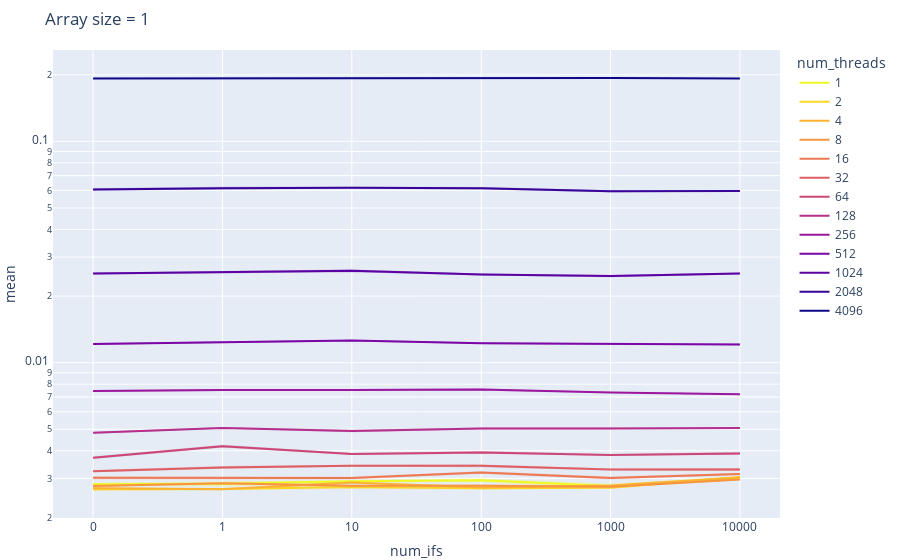
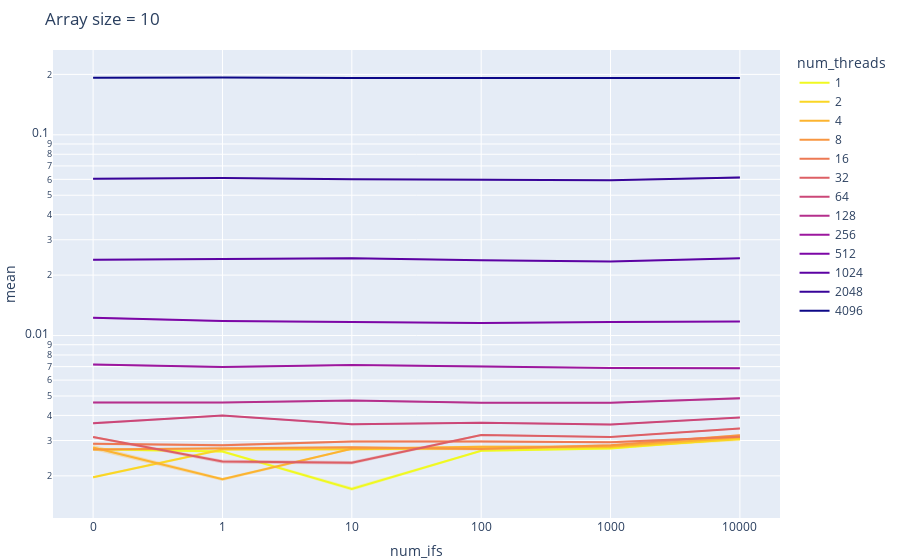
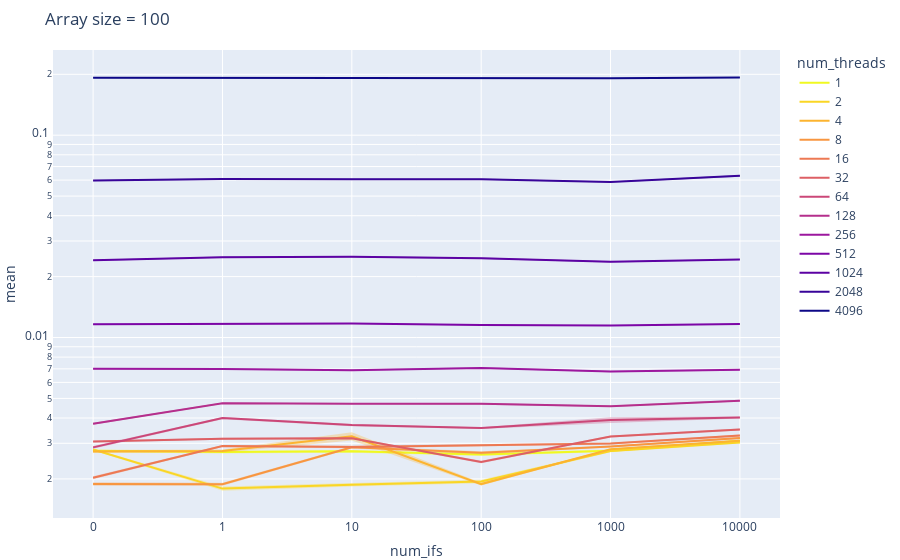
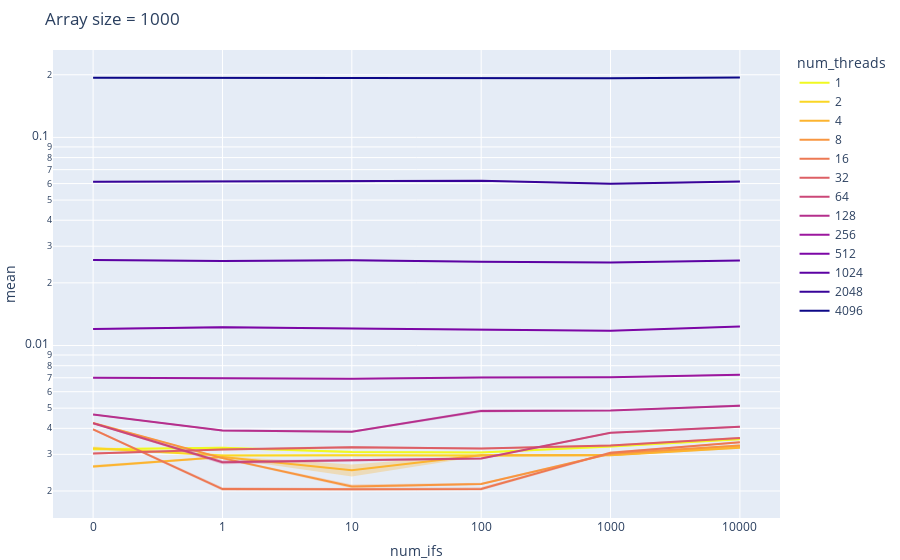

Write notebook code for charts like these, in order.
### Code cell
for array_size in df['array_size'].unique():
    fig = line(
        data_frame=df[df['array_size']==array_size],
        title=f'Array size = {array_size}',
        x='num_ifs',
        y='mean',
        log_y=True,
        error_y = 'ci',
        error_y_mode = 'band',
        color='num_threads',
        color_discrete_sequence=colors)
    fig.update_xaxes(type='category')
    fig.update_layout(margin=dict(l=0, r=120, t=50, b=0))
    fig.write_image(out+f'{array_size}.png', scale=2)
    fig.show()
